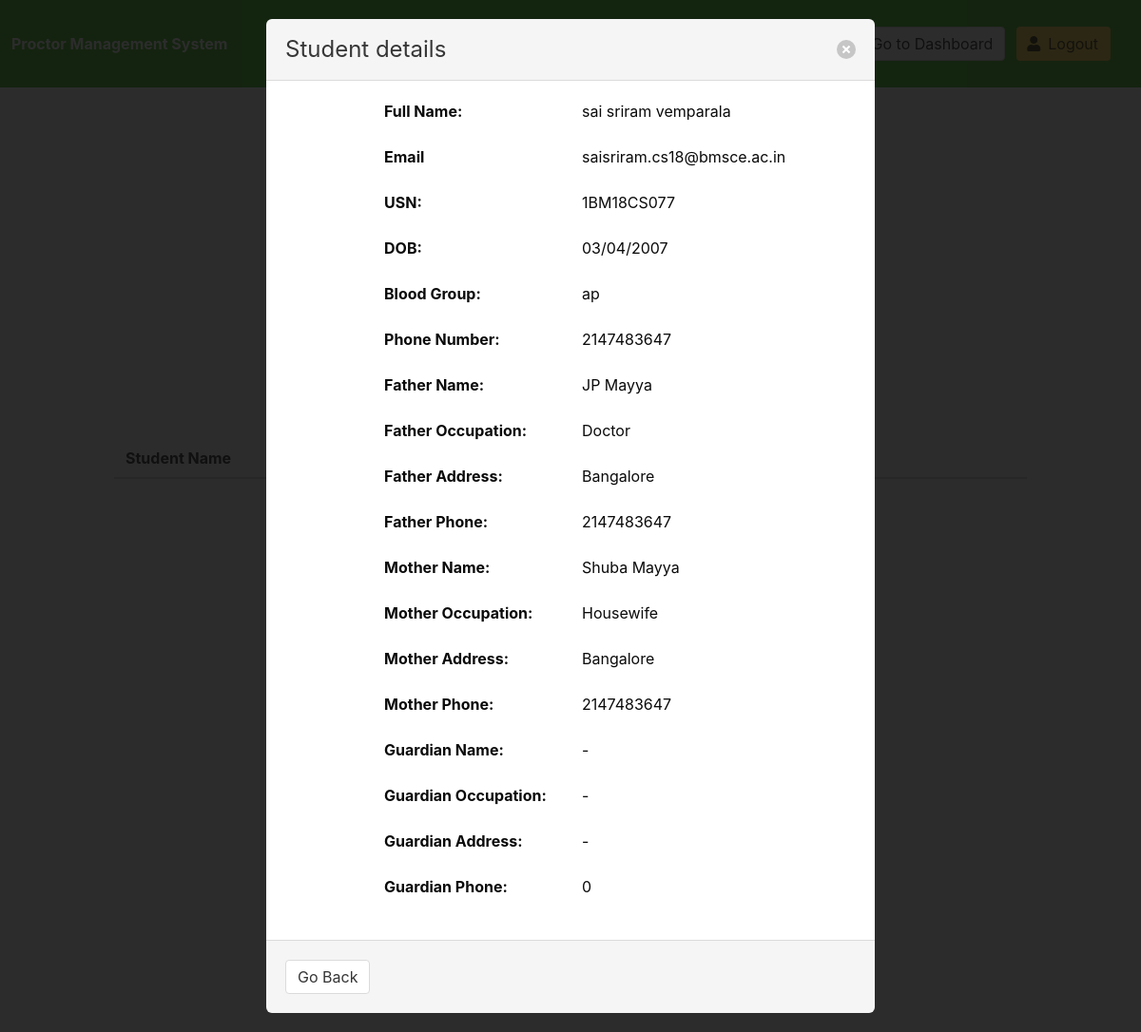
Screenshot of /proctees.php?p=saisriram.cs18@bmsce.ac.in (signed in) with the database file from the repository.
### tables this page shows
CREATE TABLE `profile_student` (
  `id` int(11) NOT NULL,
  `email` varchar(255) NOT NULL,
  `name` varchar(255) NOT NULL,
  `dob` varchar(255) NOT NULL,
  `blood` enum('ap','an','bp','bn','op','on','abp','abn') NOT NULL,
  `phone` int(10) NOT NULL,
  `father` varchar(255) NOT NULL,
  `foccup` varchar(255) NOT NULL,
  `faddr` varchar(255) NOT NULL,
  `fphone` int(10) NOT NULL,
  `mother` varchar(255) NOT NULL,
  `moccup` varchar(255) NOT NULL,
  `maddr` varchar(255) NOT NULL,
  `mphone` int(10) NOT NULL,
  `guardian` varchar(255) NOT NULL,
  `goccup` varchar(255) NOT NULL,
  `gaddr` varchar(255) NOT NULL,
  `gphone` int(10) NOT NULL,
  `usn` varchar(255) NOT NULL,
  `proctor` varchar(255) NOT NULL
);

### proctees.php (the view, shortened to what this page needs)
<?php
    $db = mysqli_connect('localhost', 'root', '', 'registration');
?>
<!DOCTYPE html>
<html lang="en">
    <head>
    <link rel="stylesheet" href="styles.css">
        <link rel="stylesheet" href="https://use.fontawesome.com/releases/v5.6.1/css/all.css">
    </head>
<body>
<nav class="navbar is-link">
  <div class="navbar-brand">
    <a class="navbar-item" href="#" class="has-text-weight-bold">
      <strong>Proctor Management System</strong>
    </a>
  </div>
  <div id="navbarExampleTransparentExample" class="navbar-menu" style="margin:20px;">
    <div class="navbar-end">
      <div class="navbar-item">
        <div class="field is-grouped">
          <p class="control">
            <a class="button" href="index.php">
              <span class="icon">
              </span>
              <span>Go to Dashboard</span>
            </a>
          </p>
          <p class="control">
            <a class="button is-warning" href="index.php?logout">
              <span class="icon">
              </span>
              <span>Logout</span>
            </a>
          </p>
        </div>
      </div>
    </div>
  </div>
</nav>
        <section class="hero is-white is-fullheight" style="margin-top: -200px;">
                <div class="hero-body">
                  <div class="container">
                        <h1 class="has-text-centered is-size-3 has-text-weight-bold">Students Under You</h1>
                        <br/><br/>
                        <br/>
                                      <table class="table" style="width:100%;">
                                        <thead>
                                          <tr>
                                          <th>Student Name</th>
                                          <th>USN</th>
                                          <th>Email</th>
                                          <th>Profile</th>
                                          <th>Academic Performance</th>
                                        </tr>
                                        </thead>
                                      </table>
                  <div class="modal" id="modalp">
                    <div class="modal-card">
                    <header class="modal-card-head">
                    <p class="modal-card-title">Student details</p>
                    <button class="delete" aria-label="close" onclick="closeModalp();"></button>
                    </header>
            <section class="modal-card-body">
<?php
if(isset($_GET['p'])){
      $query = "SELECT * from profile_student WHERE email='".$_GET['p']."'";
     $results = mysqli_query($db, $query);
  while ($row = mysqli_fetch_assoc($results)) {
      echo "<div class='columns is-centered'>
        <div class='column is-4 has-text-weight-bold'>Full Name:</div>
        <div class='column is-4'>" .$row['name']. "</div>
      </div>
      <div class='columns is-centered'>
        <div class='column is-4 has-text-weight-bold'>Email</div>
        <div class='column is-4'>" .$row['email']. "</div>
      </div>
      <div class='columns is-centered'>
        <div class='column is-4 has-text-weight-bold'>USN:</div>
        <div class='column is-4'>" .$row['usn']. "</div>
      </div>
      <div class='columns is-centered'>
        <div class='column is-4 has-text-weight-bold'>DOB:</div>
        <div class='column is-4'>" .$row['dob']. "</div>
      </div>
      <div class='columns is-centered'>
        <div class='column is-4 has-text-weight-bold'>Blood Group:</div>
        <div class='column is-4'>" .$row['blood']. "</div>
      </div>
      <div class='columns is-centered'>
        <div class='column is-4 has-text-weight-bold'>Phone Number:</div>
        <div class='column is-4'>" .$row['phone']. "</div>
      </div>
      <div class='columns is-centered'>
        <div class='column is-4 has-text-weight-bold'>Father Name:</div>
        <div class='column is-4'>" .$row['father']. "</div>
      </div>
      <div class='columns is-centered'>
        <div class='column is-4 has-text-weight-bold'>Father Occupation:</div>
        <div class='column is-4'>" .$row['foccup']. "</div>
      </div>
      <div class='columns is-centered'>
        <div class='column is-4 has-text-weight-bold'>Father Address:</div>
        <div class='column is-4'>" .$row['faddr']. "</div>
      </div>
      <div class='columns is-centered'>
        <div class='column is-4 has-text-weight-bold'>Father Phone:</div>
        <div class='column is-4'>" .$row['fphone']. "</div>
      </div>
      <div class='columns is-centered'>
        <div class='column is-4 has-text-weight-bold'>Mother Name:</div>
        <div class='column is-4'>" .$row['mother']. "</div>
      </div>
      <div class='columns is-centered'>
        <div class='column is-4 has-text-weight-bold'>Mother Occupation:</div>
        <div class='column is-4'>" .$row['moccup']. "</div>
      </div>
      <div class='columns is-centered'>
        <div class='column is-4 has-text-weight-bold'>Mother Address:</div>
        <div class='column is-4'>" .$row['maddr']. "</div>
      </div>
      <div class='columns is-centered'>
        <div class='column is-4 has-text-weight-bold'>Mother Phone:</div>
        <div class='column is-4'>" .$row['mphone']. "</div>
      </div>
      <div class='columns is-centered'>
        <div class='column is-4 has-text-weight-bold'>Guardian Name:</div>
        <div class='column is-4'>" .$row['guardian']. "</div>
      </div>
      <div class='columns is-centered'>
        <div class='column is-4 has-text-weight-bold'>Guardian Occupation:</div>
        <div class='column is-4'>" .$row['goccup']. "</div>
      </div>
      <div class='columns is-centered'>
        <div class='column is-4 has-text-weight-bold'>Guardian Address:</div>
        <div class='column is-4'>" .$row['gaddr']. "</div>
      </div>
      <div class='columns is-centered'>
        <div class='column is-4 has-text-weight-bold'>Guardian Phone:</div>
        <div class='column is-4'>" .$row['gphone']. "</div>
      </div>
      ";
  }
}
?>
    </section>
    <footer class="modal-card-foot">
      <button class="button" onclick="closeModalp();">Go Back</button>
    </footer>
  </div>
</div>
                </div>
              </section>
</body>
</html>

### rows the page displays
profile_student: name "sai sriram vemparala", email "saisriram.cs18@bmsce.ac.in", usn "1BM18CS077", dob "03/04/2007", blood "ap", phone "2147483647", father "JP Mayya", foccup "Doctor", faddr "Bangalore", fphone "2147483647", mother "Shuba Mayya", moccup "Housewife", maddr "Bangalore", mphone "2147483647", guardian "-", goccup "-", gaddr "-", gphone "0"
